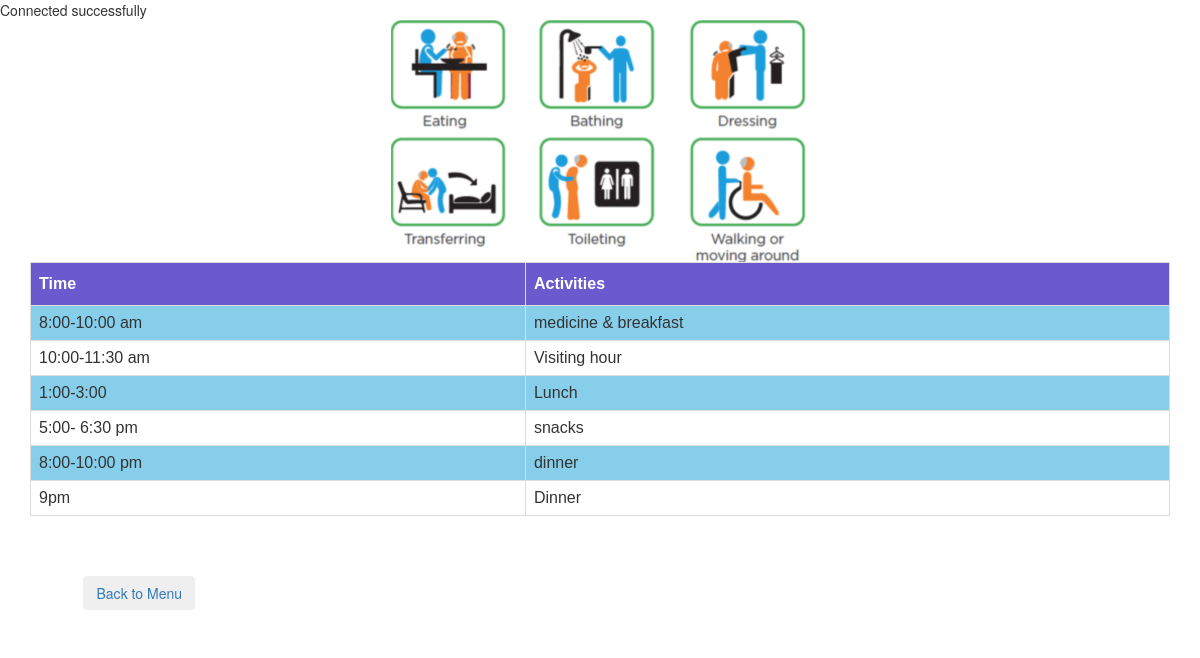
Page /schedules.php on the committed database.
### tables this page shows
CREATE TABLE `schedules` (
  `time` text NOT NULL,
  `activities` text NOT NULL
);

### schedules.php (the view, shortened to what this page needs)
<?php
include('include/connect.php');
$sql="SELECT * FROM schedules";
$result=mysqli_query($conn,$sql);
?>
<!DOCTYPE html>
<html>
<head>
    <link rel="stylesheet" href="css/bootstrap.css">
    <link rel="stylesheet" href="css/pos.css">
</head>
<body>
    <div class="container">
        <div class="row">
            <img class="logo" src="pictures/ppl.png">
        </div>
    </div>
    <div class="container">
        <table id="customers">
            <tr>
               <th>Time</th>
                <th>Activities</th>
            </tr>
            <?php
            while($data=$result->fetch_object())
            {
                 $time=$data->time;
                $activities=$data->activities;
                ?>
                <tr>
               <td><?php echo $time ?></td>
                <td><?php echo $activities ?></td>
                </tr>
                <?php
                }
                ?>
        </table>
    </div>
    <br>
    <br>
    <br>
    <div class="container">
        <div class="row">
            <div class="col-md-2">
            <button type="button" class="btn " style="float: right;">
                <a href="manager_control.php">Back to Menu</a>
            </div>
        </div>
        <br/>
    </div>
</body>
</html>

### css/pos.css (style rules this page uses)
.logo { display: block; margin-left: auto; margin-right: auto; }

### schedules.php (style rules this page uses)
#customers { font-family: "Trebuchet MS", Arial, Helvetica, sans-serif; border-collapse: collapse; width: 100%; }
#customers td, #customers th { border: 1px solid #ddd; padding: 8px; }
#customers tr:nth-child(even) { background-color: #87CEEB; }
#customers th { padding-top: 12px; padding-bottom: 12px; text-align: left; background-color: #6A5ACD; color: white; }

### rows in the picture
schedules: time "8:00-10:00 am", activities "medicine & breakfast"
schedules: time "10:00-11:30 am", activities "Visiting hour"
schedules: time "1:00-3:00", activities "Lunch"
schedules: time "5:00- 6:30 pm", activities "snacks"
schedules: time "8:00-10:00 pm", activities "dinner"
schedules: time "9pm", activities "Dinner"
